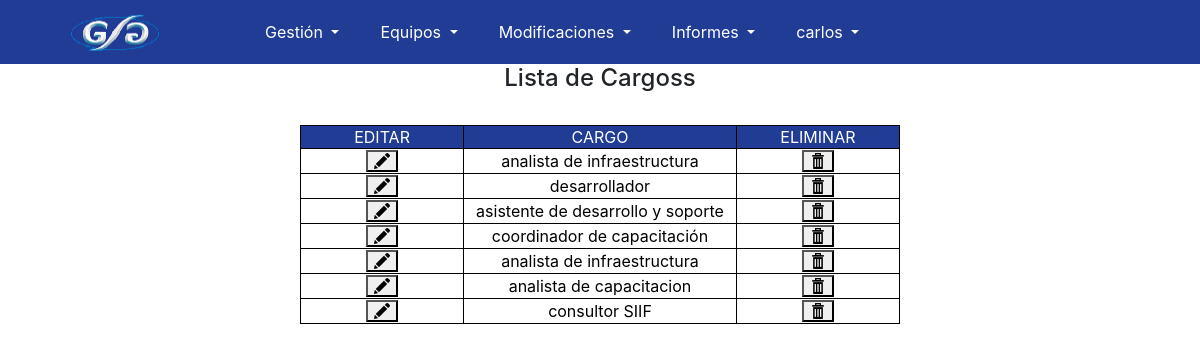
The app's page /listaCargos.php (signed in) with its own data.
### tables this page shows
CREATE TABLE `cargo` (
  `id` int(11) NOT NULL,
  `cargo` varchar(50) NOT NULL
);

### Libs/consultas.php (called while the page is built, shortened)
<?php
function listaCargos(){
	$listaCargos = "SELECT * FROM cargo";
	return $listaCargos;
}
?>

### listaCargos.php (the view, shortened to what this page needs)
<?php
include 'header.php';
include 'Libs/consultas.php';
?>
<html>
<head>
</head>
<body>
<div align="center">
<h1>Lista de Cargoss</h1><br>
<form action="editCargo.php" method="post">
<table class="tablaDatos">
	<tr align="center" class="titulo">
		<td>EDITAR</td>
		<td>CARGO</td>
		<td>ELIMINAR</td>
	</tr>
	<?php
	$areas = listaCargos();
	$result=mysqli_query($conn, $areas);
	while ($row=mysqli_fetch_array($result)) {
		echo "<tr align='center' class='contenido'>";
			echo "<td> <button type='submit' name='id' id='id' value='".$row['id']."'><img src='img/edit.png'/></button></td>";
			echo "<td>".$row['cargo']."</td>";
			echo "<td> <button type='submit' name='eliminar' id='eliminar' value='".$row['id']."'><img src='img/delete.png'/></button></td>";
		echo "</tr>";
	}
	?>
</table>
</form>
</body>
</html>

### header.php (shortened to what this page needs)
<?php
$nombre = $_SESSION["nombre"];
$perfil = $_SESSION["perfil"];
?>
<link rel="stylesheet" href="https://cdn.jsdelivr.net/npm/bootstrap@4.3.1/dist/css/bootstrap.min.css">
<link rel="stylesheet" href="Libs/chosen/chosen.css">
<link rel="stylesheet" type="text/css" href="Estilos/estilosApp.css">
<link rel="stylesheet" type="text/css" href="Estilos/estilosMenu.css">
<body>
<nav class="navbar navbar-expand-lg navbar-dark" style="background-color: #213C95; color:#fff">
	<a class="navbar-brand" href="#"><img src="Img/logoMenu.png" width="200px" height="38px"></a>
		<?php
		switch ($perfil) {
			case '1': ?>
			<div class="collapse navbar-collapse" id="navbarNavDropdown">
    			<ul class="navbar-nav">
					<li class="nav-item dropdown">
						<a class="nav-link dropdown-toggle" href="#" id="navbarDropdownMenuLink" data-toggle="dropdown" aria-haspopup="true" aria-expanded="false">
							Gestión
						</a>
					</li>
					<li class="nav-item dropdown">
						<a class="nav-link dropdown-toggle" href="#" id="navbarDropdownMenuLink" data-toggle="dropdown" aria-haspopup="true" aria-expanded="false">
							Equipos
						</a>
					</li>
					<li class="nav-item dropdown">
						<a class="nav-link dropdown-toggle" href="#" id="navbarDropdownMenuLink" data-toggle="dropdown" aria-haspopup="true" aria-expanded="false">
							Modificaciones
						</a>
					</li>
					<li class="nav-item dropdown">
						<a class="nav-link dropdown-toggle" href="#" id="navbarDropdownMenuLink" data-toggle="dropdown" aria-haspopup="true" aria-expanded="false">
							Informes
						</a>
					</li>
					<li class="nav-item dropdown">
						<a class="nav-link dropdown-toggle" href="#" id="navbarDropdownMenuLink" data-toggle="dropdown" aria-haspopup="true" aria-expanded="false">
						<?php echo $nombre; ?>
						</a>
					</li>
				</ul>
			</div>
			<?php break; ?>
			<?php break;
		} ?>
</nav>
</body>

### Estilos/estilosApp.css (style rules this page uses)
h1 { font-size: 2vw; }
h1, h2 { text-align: center; }
table.tablaDatos { border: 1px solid #000; border-collapse: collapse; width: 600px; }
table.tablaDatos td { border: 1px solid #000; min-width: 150px; max-width: auto; }
table.tablaDatos tr.contenido { color: #000; background: white; }
table .titulo { background-color: #213C95; color: white; }

### Estilos/estilosMenu.css (style rules this page uses)
h1 { text-align: center; }
.navbar-dark .navbar-nav .nav-link { color: white; text-align: center; }
.navbar-expand-lg .navbar-nav li { margin-left: 25px; }

### records on screen
cargo: $row['id'] 1 (drawn), cargo "analista de infraestructura"
cargo: $row['id'] 2 (drawn), cargo "desarrollador"
cargo: $row['id'] 3 (drawn), cargo "asistente de desarrollo y soporte"
cargo: $row['id'] 4 (drawn), cargo "coordinador de capacitación"
cargo: $row['id'] 5 (drawn), cargo "analista de infraestructura"
cargo: $row['id'] 6 (drawn), cargo "analista de capacitacion"
cargo: $row['id'] 7 (drawn), cargo "consultor SIIF"

### other values on screen
$nombre "carlos"
